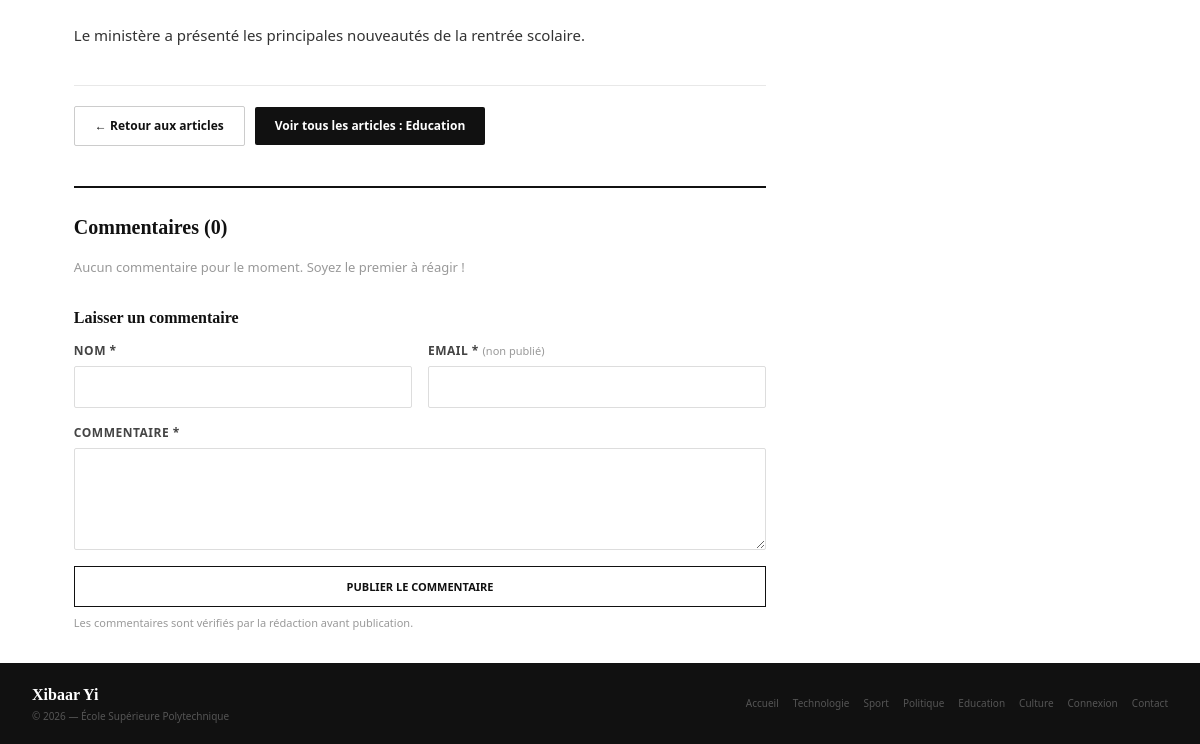
The page /article.php?id=4 (lower part) on the database as committed earlier.
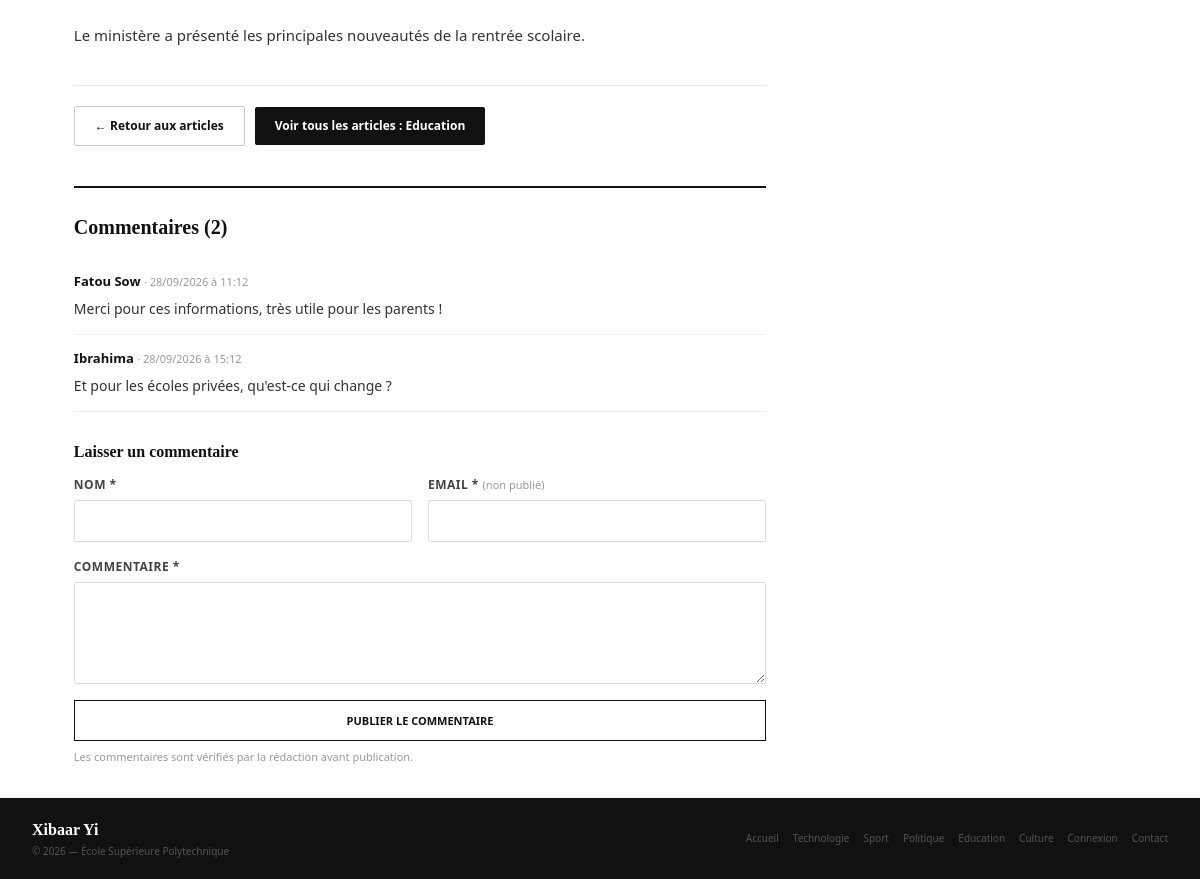
The same page on the database as committed later.
### tables this page shows
CREATE TABLE IF NOT EXISTS commentaires (
    id            INT AUTO_INCREMENT PRIMARY KEY,
    id_article    INT NOT NULL,
    nom           VARCHAR(100) NOT NULL,
    email         VARCHAR(150) NOT NULL,
    contenu       TEXT NOT NULL,
    date_envoi    DATETIME NOT NULL DEFAULT CURRENT_TIMESTAMP,
    statut        ENUM('en_attente', 'approuve') NOT NULL DEFAULT 'en_attente',
    FOREIGN KEY (id_article) REFERENCES articles(id) ON DELETE CASCADE
);

### includes/config.php (called while the page is built, shortened)
<?php
function url($chemin = '')
{
    return BASE_URL . '/' . ltrim($chemin, '/');
}

### public/article.php (the view, shortened to what this page needs)
<?php
require_once __DIR__ . '/../includes/auth.php';
$id_article = isset($_GET['id']) ? intval($_GET['id']) : 0;
$sql = "SELECT articles.id,
               articles.titre,
               articles.contenu,
               articles.description_courte,
               articles.date_publication,
               articles.image,
               articles.vues,
               categories.nom AS categorie_nom,
               CONCAT(u.prenom, ' ', u.nom) AS auteur_nom
        FROM articles
        JOIN categories ON articles.id_categorie = categories.id
        JOIN utilisateurs u ON articles.id_auteur = u.id
        WHERE articles.id = :id_article
        LIMIT 1";
$stmt = $pdo->prepare($sql);
$stmt->bindValue(':id_article', $id_article, PDO::PARAM_INT);
$stmt->execute();
$article = $stmt->fetch(PDO::FETCH_ASSOC);
$stmt_com = $pdo->prepare("SELECT nom, contenu, date_envoi
                           FROM commentaires
                           WHERE id_article = ? AND statut = 'approuve'
                           ORDER BY date_envoi ASC");
$stmt_com->execute([$id_article]);
$commentaires = $stmt_com->fetchAll(PDO::FETCH_ASSOC);
?>
<?php
include __DIR__ . '/../includes/entete.php';
?>
<div class="article-page">
    <div>
        <div style="font-size: 15px; color: #333; line-height: 1.8;">
            <?php
            echo nl2br(htmlspecialchars($article['contenu'], ENT_QUOTES, 'UTF-8'));
            ?>
        </div>
        <div class="article-actions">
            <a href="<?= url('index.php') ?>"
               style="background: #fff; color: #111; font-size: 12px; font-weight: 600;
                      padding: 10px 20px; border: 1px solid #ccc; border-radius: 2px;
                      text-decoration: none;">
                ← Retour aux articles
            </a>
            <a href="<?= url('index.php') ?>?categorie=<?php echo urlencode($article['categorie_nom']); ?>"
               style="margin-left: 10px; background: #111; color: #fff; font-size: 12px;
                      font-weight: 600; padding: 10px 20px; border-radius: 2px;
                      text-decoration: none;">
                Voir tous les articles :
                <?php echo htmlspecialchars($article['categorie_nom'], ENT_QUOTES, 'UTF-8'); ?>
            </a>
        </div>
        <section class="commentaires" id="commentaires">
            <h2 class="commentaires-titre">Commentaires (<?= count($commentaires) ?>)</h2>
            <?php if (empty($commentaires)) : ?>
                <p class="commentaires-vide">Aucun commentaire pour le moment. Soyez le premier à réagir !</p>
            <?php else : ?>
                <?php foreach ($commentaires as $com) : ?>
                    <div class="commentaire">
                        <div class="commentaire-auteur">
                            <?= htmlspecialchars($com['nom'], ENT_QUOTES, 'UTF-8') ?>
                            <span class="commentaire-date">· <?= date('d/m/Y à H:i', strtotime($com['date_envoi'])) ?></span>
                        </div>
                        <div class="commentaire-texte"><?= nl2br(htmlspecialchars($com['contenu'], ENT_QUOTES, 'UTF-8')) ?></div>
                    </div>
                <?php endforeach; ?>
            <?php endif; ?>
            <h3 class="commentaires-sous-titre">Laisser un commentaire</h3>
            <form method="POST" action="<?= url('traitement_commentaire.php') ?>" class="commentaire-form">
                <div class="form-grille">
                    <div class="form-group">
                        <label class="form-label" for="com_nom">Nom *</label>
                        <input type="text" id="com_nom" name="nom" class="form-control" maxlength="100" required>
                    </div>
                    <div class="form-group">
                        <label class="form-label" for="com_email">Email * <span class="commentaire-note">(non publié)</span></label>
                        <input type="email" id="com_email" name="email" class="form-control" maxlength="150" required>
                    </div>
                </div>
                <div class="form-group">
                    <label class="form-label" for="com_contenu">Commentaire *</label>
                    <textarea id="com_contenu" name="contenu" class="form-control" rows="4"
                              minlength="2" maxlength="2000" required></textarea>
                </div>
                <button type="submit" class="btn btn-primary compte-bouton">Publier le commentaire</button>
                <p class="commentaire-note">Les commentaires sont vérifiés par la rédaction avant publication.</p>
            </form>
        </section>
    </div>
    <div>
    </div>
</div>
<?php
include __DIR__ . '/../includes/pied.php';
?>

Rows that differ between the two databases and show on the page:
added commentaires: nom "Fatou Sow", date_envoi "28/09/2026 à 11:12", contenu "Merci pour ces informations, très utile pour les parents !"
added commentaires: nom "Ibrahima", date_envoi "28/09/2026 à 15:12", contenu "Et pour les écoles privées, qu'est-ce qui change ?"
Other text that changed with them:
count($commentaires): "0" → "2"
text no longer shown: "Aucun commentaire pour le moment. Soyez le premier à réagir !"
